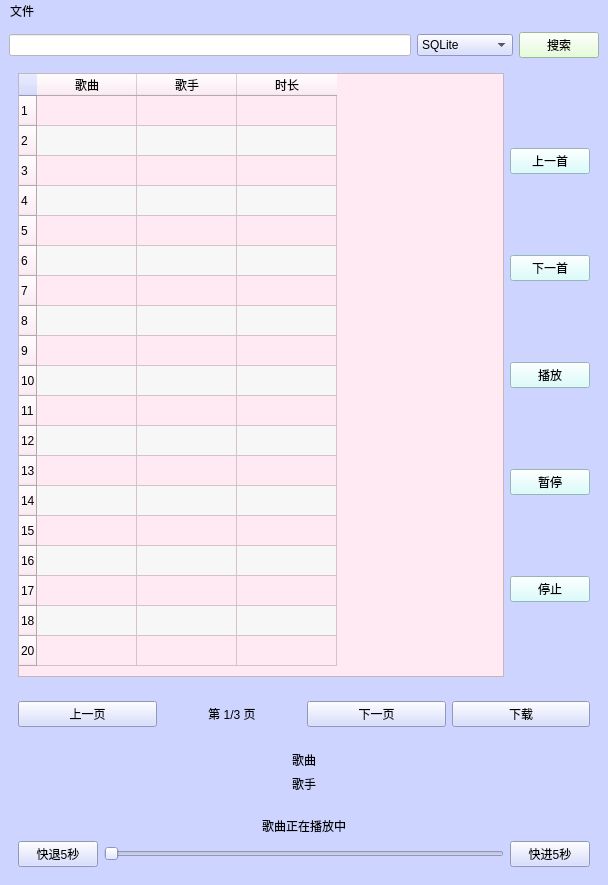
<?xml version="1.0" encoding="UTF-8"?>
<ui version="4.0">
 <class>MainWindow</class>
 <widget class="QMainWindow" name="MainWindow">
  <property name="geometry">
   <rect>
    <x>0</x>
    <y>0</y>
    <width>608</width>
    <height>885</height>
   </rect>
  </property>
  <property name="windowTitle">
   <string>MainWindow</string>
  </property>
  <property name="styleSheet">
   <string notr="true">background-color: rgb(205, 212, 255);</string>
  </property>
  <widget class="QWidget" name="centralwidget">
   <layout class="QGridLayout" name="gridLayout_4">
    <item row="0" column="0">
     <layout class="QGridLayout" name="SearchLayout">
      <item row="0" column="0">
       <widget class="QLineEdit" name="SearchTextEdit">
        <property name="accessibleDescription">
         <string extracomment="搜索内容"/>
        </property>
        <property name="styleSheet">
         <string notr="true">background-color: rgb(255, 255, 255);</string>
        </property>
        <property name="text">
         <string/>
        </property>
       </widget>
      </item>
      <item row="0" column="1">
       <widget class="QComboBox" name="DataSourceBox">
        <property name="contextMenuPolicy">
         <enum>Qt::NoContextMenu</enum>
        </property>
        <property name="layoutDirection">
         <enum>Qt::LeftToRight</enum>
        </property>
        <item>
         <property name="text">
          <string>SQLite</string>
         </property>
        </item>
        <item>
         <property name="text">
          <string>WLAN</string>
         </property>
        </item>
        <item>
         <property name="text">
          <string>MySQL</string>
         </property>
        </item>
        <item>
         <property name="text">
          <string>PostgreSQL</string>
         </property>
        </item>
       </widget>
      </item>
      <item row="0" column="2">
       <widget class="QPushButton" name="SearchButton">
        <property name="accessibleDescription">
         <string extracomment="搜索键"/>
        </property>
        <property name="styleSheet">
         <string notr="true">background-color: rgb(221, 255, 206);</string>
        </property>
        <property name="text">
         <string>搜索</string>
        </property>
       </widget>
      </item>
     </layout>
    </item>
    <item row="1" column="0">
     <widget class="QWidget" name="SongControlWidget" native="true">
      <layout class="QGridLayout" name="gridLayout_5">
       <item row="0" column="0">
        <widget class="QTableWidget" name="DataTableShowView">
         <property name="accessibleDescription">
          <string extracomment="数据展示表格"/>
         </property>
         <property name="styleSheet">
          <string notr="true">background-color: rgb(255, 234, 244);</string>
         </property>
         <property name="alternatingRowColors">
          <bool>true</bool>
         </property>
         <row>
          <property name="text">
           <string>1</string>
          </property>
         </row>
         <row>
          <property name="text">
           <string>2</string>
          </property>
         </row>
         <row>
          <property name="text">
           <string>3</string>
          </property>
         </row>
         <row>
          <property name="text">
           <string>4</string>
          </property>
         </row>
         <row>
          <property name="text">
           <string>5</string>
          </property>
         </row>
         <row>
          <property name="text">
           <string>6</string>
          </property>
         </row>
         <row>
          <property name="text">
           <string>7</string>
          </property>
         </row>
         <row>
          <property name="text">
           <string>8</string>
          </property>
         </row>
         <row>
          <property name="text">
           <string>9</string>
          </property>
         </row>
         <row>
          <property name="text">
           <string>10</string>
          </property>
         </row>
         <row>
          <property name="text">
           <string>11</string>
          </property>
         </row>
         <row>
          <property name="text">
           <string>12</string>
          </property>
         </row>
         <row>
          <property name="text">
           <string>13</string>
          </property>
         </row>
         <row>
          <property name="text">
           <string>14</string>
          </property>
         </row>
         <row>
          <property name="text">
           <string>15</string>
          </property>
         </row>
         <row>
          <property name="text">
           <string>16</string>
          </property>
         </row>
         <row>
          <property name="text">
           <string>17</string>
          </property>
         </row>
         <row>
          <property name="text">
           <string>18</string>
          </property>
         </row>
         <row>
          <property name="text">
           <string>20</string>
          </property>
         </row>
         <column>
          <property name="text">
           <string extracomment="歌曲名称">歌曲</string>
          </property>
         </column>
         <column>
          <property name="text">
           <string>歌手</string>
          </property>
         </column>
         <column>
          <property name="text">
           <string>时长</string>
          </property>
         </column>
        </widget>
       </item>
       <item row="0" column="1">
        <layout class="QGridLayout" name="PlayControlLayout">
         <item row="4" column="0">
          <widget class="QPushButton" name="StopButton">
           <property name="accessibleDescription">
            <string extracomment="停止"/>
           </property>
           <property name="styleSheet">
            <string notr="true">background-color: rgb(207, 255, 253);</string>
           </property>
           <property name="text">
            <string>停止</string>
           </property>
          </widget>
         </item>
         <item row="1" column="0">
          <widget class="QPushButton" name="NextSongButton">
           <property name="accessibleDescription">
            <string extracomment="下一首"/>
           </property>
           <property name="styleSheet">
            <string notr="true">background-color: rgb(207, 255, 253);</string>
           </property>
           <property name="text">
            <string>下一首</string>
           </property>
          </widget>
         </item>
         <item row="0" column="0">
          <widget class="QPushButton" name="previousSongButton">
           <property name="accessibleDescription">
            <string extracomment="上一首"/>
           </property>
           <property name="styleSheet">
            <string notr="true">background-color: rgb(207, 255, 253);</string>
           </property>
           <property name="text">
            <string>上一首</string>
           </property>
          </widget>
         </item>
         <item row="2" column="0">
          <widget class="QPushButton" name="PlayButton">
           <property name="accessibleDescription">
            <string extracomment="播放"/>
           </property>
           <property name="styleSheet">
            <string notr="true">background-color: rgb(207, 255, 253);</string>
           </property>
           <property name="text">
            <string>播放</string>
           </property>
          </widget>
         </item>
         <item row="3" column="0">
          <widget class="QPushButton" name="PauseButton">
           <property name="accessibleDescription">
            <string extracomment="暂停"/>
           </property>
           <property name="styleSheet">
            <string notr="true">background-color: rgb(207, 255, 253);</string>
           </property>
           <property name="text">
            <string>暂停</string>
           </property>
          </widget>
         </item>
        </layout>
       </item>
      </layout>
     </widget>
    </item>
    <item row="2" column="0">
     <widget class="QWidget" name="PageControlWidget" native="true">
      <property name="accessibleDescription">
       <string extracomment="页面控制模块"/>
      </property>
      <layout class="QGridLayout" name="gridLayout">
       <item row="0" column="0">
        <widget class="QPushButton" name="PreButton">
         <property name="accessibleDescription">
          <string extracomment="上一页"/>
         </property>
         <property name="text">
          <string>上一页</string>
         </property>
        </widget>
       </item>
       <item row="0" column="1">
        <widget class="QLabel" name="PageInfoLabel">
         <property name="accessibleDescription">
          <string extracomment="当前页码"/>
         </property>
         <property name="text">
          <string extracomment="用于显示当前页码及有多少页">第 1/3 页</string>
         </property>
         <property name="alignment">
          <set>Qt::AlignCenter</set>
         </property>
        </widget>
       </item>
       <item row="0" column="2">
        <widget class="QPushButton" name="NextButton">
         <property name="accessibleDescription">
          <string extracomment="下一页"/>
         </property>
         <property name="text">
          <string>下一页</string>
         </property>
        </widget>
       </item>
       <item row="0" column="3">
        <widget class="QPushButton" name="DownloadButton">
         <property name="accessibleDescription">
          <string extracomment="下载"/>
         </property>
         <property name="text">
          <string>下载</string>
         </property>
        </widget>
       </item>
      </layout>
     </widget>
    </item>
    <item row="3" column="0">
     <widget class="QWidget" name="SongInfoWidget" native="true">
      <property name="accessibleDescription">
       <string extracomment="歌曲信息模块"/>
      </property>
      <property name="layoutDirection">
       <enum>Qt::LeftToRight</enum>
      </property>
      <property name="styleSheet">
       <string notr="true"/>
      </property>
      <layout class="QGridLayout" name="gridLayout_6">
       <item row="0" column="0">
        <layout class="QGridLayout" name="SongInfoLayout">
         <item row="0" column="0">
          <widget class="QLabel" name="SongLabel">
           <property name="accessibleDescription">
            <string extracomment="显示歌曲名称"/>
           </property>
           <property name="text">
            <string>歌曲</string>
           </property>
           <property name="alignment">
            <set>Qt::AlignCenter</set>
           </property>
          </widget>
         </item>
         <item row="1" column="0">
          <widget class="QLabel" name="SingerLabel">
           <property name="accessibleDescription">
            <string extracomment="显示歌手名称"/>
           </property>
           <property name="frameShape">
            <enum>QFrame::NoFrame</enum>
           </property>
           <property name="frameShadow">
            <enum>QFrame::Plain</enum>
           </property>
           <property name="text">
            <string>歌手</string>
           </property>
           <property name="alignment">
            <set>Qt::AlignCenter</set>
           </property>
           <property name="wordWrap">
            <bool>false</bool>
           </property>
           <property name="openExternalLinks">
            <bool>false</bool>
           </property>
          </widget>
         </item>
        </layout>
       </item>
      </layout>
     </widget>
    </item>
    <item row="4" column="0">
     <widget class="QWidget" name="PlayControlWidget" native="true">
      <property name="accessibleDescription">
       <string extracomment="歌曲控制模块"/>
      </property>
      <layout class="QGridLayout" name="gridLayout_3">
       <item row="0" column="0">
        <layout class="QGridLayout" name="gridLayout_2">
         <item row="1" column="0">
          <widget class="QPushButton" name="ReturnButton">
           <property name="accessibleDescription">
            <string extracomment="快退5秒"/>
           </property>
           <property name="text">
            <string>快退5秒</string>
           </property>
          </widget>
         </item>
         <item row="1" column="1">
          <widget class="QSlider" name="horizontalSlider">
           <property name="accessibleDescription">
            <string extracomment="进度条"/>
           </property>
           <property name="orientation">
            <enum>Qt::Horizontal</enum>
           </property>
          </widget>
         </item>
         <item row="1" column="2">
          <widget class="QPushButton" name="ForwardButton">
           <property name="accessibleDescription">
            <string extracomment="快进5秒"/>
           </property>
           <property name="text">
            <string>快进5秒</string>
           </property>
          </widget>
         </item>
         <item row="0" column="0" colspan="3">
          <widget class="QLabel" name="Statuslabel">
           <property name="layoutDirection">
            <enum>Qt::LeftToRight</enum>
           </property>
           <property name="text">
            <string>歌曲正在播放中</string>
           </property>
           <property name="alignment">
            <set>Qt::AlignCenter</set>
           </property>
          </widget>
         </item>
        </layout>
       </item>
      </layout>
     </widget>
    </item>
   </layout>
  </widget>
  <widget class="QMenuBar" name="menubar">
   <property name="geometry">
    <rect>
     <x>0</x>
     <y>0</y>
     <width>608</width>
     <height>26</height>
    </rect>
   </property>
   <widget class="QMenu" name="menu">
    <property name="title">
     <string>文件</string>
    </property>
    <widget class="QMenu" name="File">
     <property name="title">
      <string>数据源</string>
     </property>
     <addaction name="DataSourceForWLAN"/>
     <addaction name="separator"/>
     <addaction name="DataSourceForSQLite"/>
     <addaction name="separator"/>
     <addaction name="DataSourceForMySQL"/>
    </widget>
    <addaction name="File"/>
   </widget>
   <addaction name="menu"/>
  </widget>
  <action name="DataSourceMenu">
   <property name="checkable">
    <bool>true</bool>
   </property>
   <property name="text">
    <string>默认</string>
   </property>
  </action>
  <action name="DataSourceForSQLite">
   <property name="text">
    <string>SQLite</string>
   </property>
  </action>
  <action name="DataSourceForMySQL">
   <property name="text">
    <string>MySQL</string>
   </property>
  </action>
  <action name="DataSourceForWLAN">
   <property name="text">
    <string>WLAN</string>
   </property>
  </action>
 </widget>
 <resources/>
 <connections/>
</ui>
